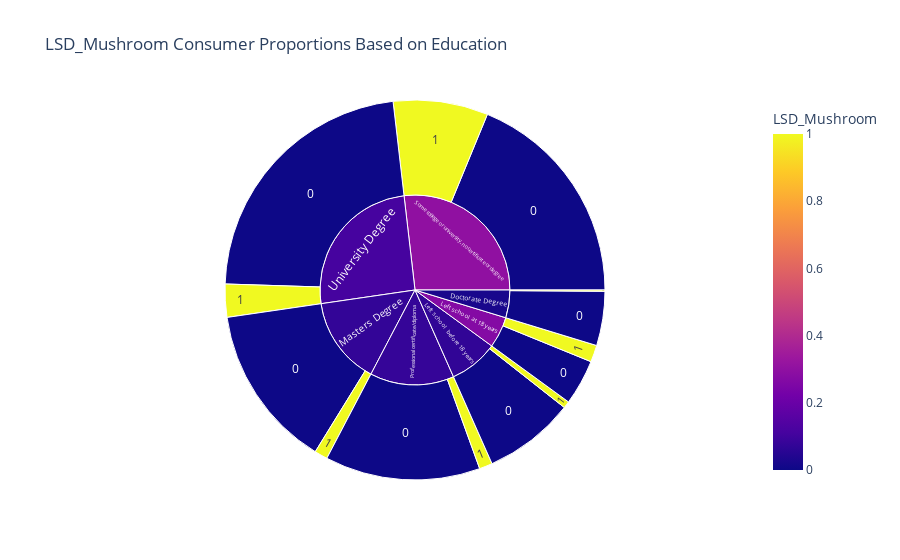

The notebook cell saved with this chart:
### Code cell
display ( plot_bar('Education'),visualize_sunburst('Education'))

### Figure 1 — Plotly figure (JSON) as saved in the notebook; plotly's stock layout.template omitted (floating-point values rounded to 4 significant figures)
{"data": [{"branchvalues": "total", "customdata": [[0], [0], [0], [0], [0], [0], [0], [1], [1], [1], [1], [1], [1], [1], [0.02247], [0.27], [0.07006], [0.0742], [0.07778], [0.3004], [0.1104]], "domain": {"x": [0, 1], "y": [0, 1]}, "hovertemplate": "labels=%{label}<br>count=%{value}<br>parent=%{parent}<br>id=%{id}<br>LSD_Mushroom=%{color}<extra></extra>", "ids": ["Doctorate Degree/0", "Left school at 18 years/0", "Left school before 18 years/0", "Masters Degree/0", "Professional certificate/diploma/0", "Some college or university, no certificate or degree/0", "University Degree/0", "Doctorate Degree/1", "Left school at 18 years/1", "Left school before 18 years/1", "Masters Degree/1", "Professional certificate/diploma/1", "Some college or university, no certificate or degree/1", "University Degree/1", "Doctorate Degree", "Left school at 18 years", "Left school before 18 years", "Masters Degree", "Professional certificate/diploma", "Some college or university, no certificate or degree", "University Degree"], "labels": ["0", "0", "0", "0", "0", "0", "0", "1", "1", "1", "1", "1", "1", "1", "Doctorate Degree", "Left school at 18 years", "Left school before 18 years", "Masters Degree", "Professional certificate/diploma", "Some college or university, no certificate or degree", "University Degree"], "marker": {"coloraxis": "coloraxis", "colors": [0, 0, 0, 0, 0, 0, 0, 1, 1, 1, 1, 1, 1, 1, 0.02247, 0.27, 0.07006, 0.0742, 0.07778, 0.3004, 0.1104]}, "name": "", "parents": ["Doctorate Degree", "Left school at 18 years", "Left school before 18 years", "Masters Degree", "Professional certificate/diploma", "Some college or university, no certificate or degree", "University Degree", "Doctorate Degree", "Left school at 18 years", "Left school before 18 years", "Masters Degree", "Professional certificate/diploma", "Some college or university, no certificate or degree", "University Degree", "", "", "", "", "", "", ""], "type": "sunburst", "values": [87, 73, 146, 262, 249, 354, 427, 2, 27, 11, 21, 21, 152, 53, 89, 100, 157, 283, 270, 506, 480]}], "layout": {"coloraxis": {"colorbar": {"title": {"text": "LSD_Mushroom"}}, "colorscale": [[0, "#0d0887"], [0.1111, "#46039f"], [0.2222, "#7201a8"], [0.3333, "#9c179e"], [0.4444, "#bd3786"], [0.5556, "#d8576b"], [0.6667, "#ed7953"], [0.7778, "#fb9f3a"], [0.8889, "#fdca26"], [1, "#f0f921"]]}, "legend": {"tracegroupgap": 0}, "title": {"text": "LSD_Mushroom Consumer Proportions Based on Education"}}}
